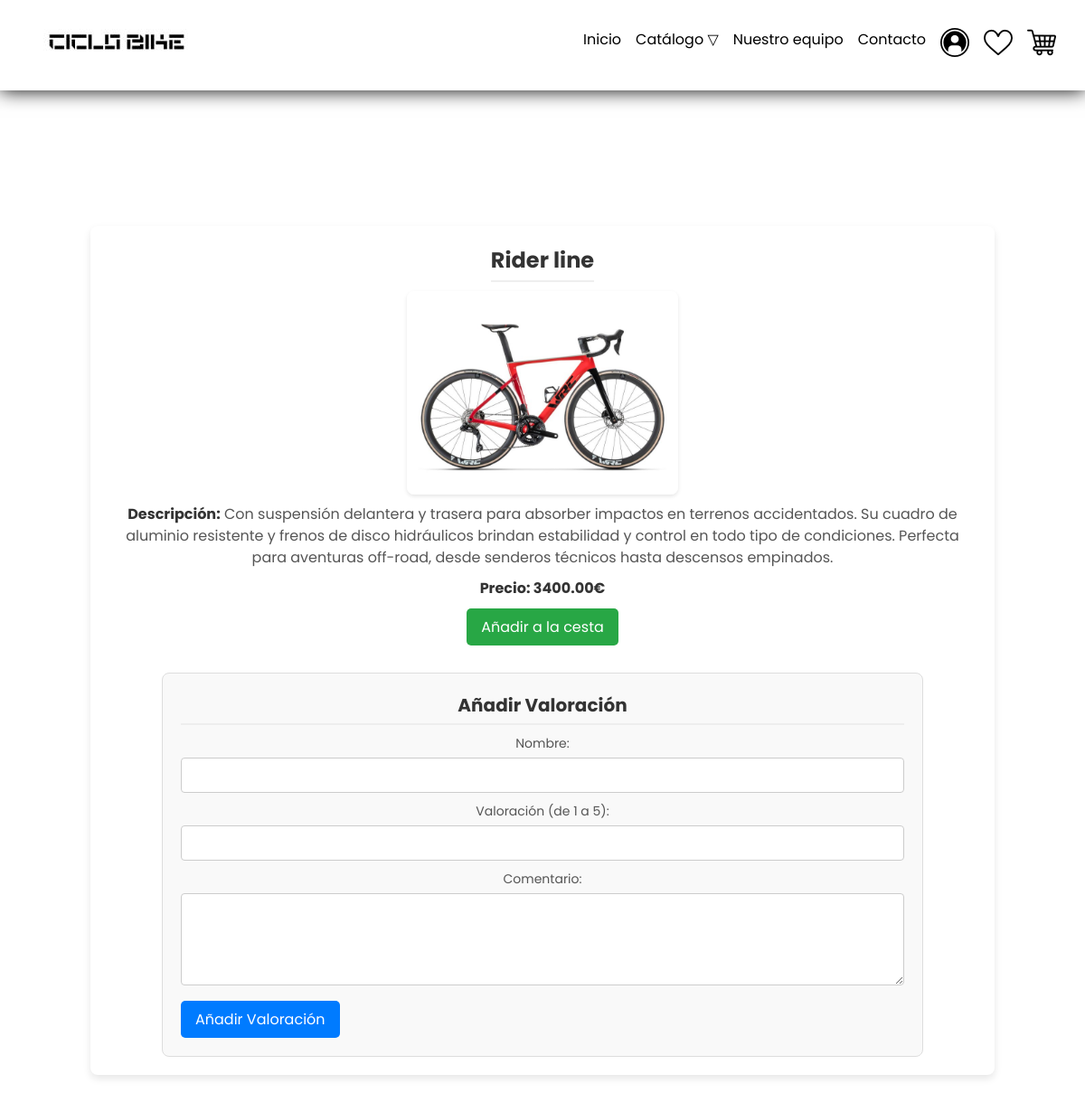
/ficha_tecnico_carret.php?id=6, run on the app's committed database.
### tables this page shows
CREATE TABLE `articulos` (
  `id` int(11) NOT NULL,
  `nombre` varchar(100) NOT NULL,
  `precio` decimal(10,2) NOT NULL,
  `imagen` longblob NOT NULL,
  `descripcion` text DEFAULT NULL,
  `material` varchar(100) DEFAULT NULL,
  `categoria` enum('carretera','ciudad','accesorios','equipamiento') NOT NULL DEFAULT 'carretera',
  `cantidad` int(11) NOT NULL
);

### ficha_tecnico_carret.php (the view, shortened to what this page needs)
<!DOCTYPE html>
<html lang="en">
<head>
</head>
<body>
<?php require_once 'head_cliente_inicio.php'; ?>
<div class="container">
    <?php
    $host = 'localhost';
    $dbname = 'proyect';
    $username = 'root';
    $password = '';
    try {
        $pdo = new PDO("mysql:host=$host;dbname=$dbname", $username, $password);
        $pdo->setAttribute(PDO::ATTR_ERRMODE, PDO::ERRMODE_EXCEPTION);
        if (isset($_GET['id']) && is_numeric($_GET['id'])) {
            $producto_id = $_GET['id'];
            $sql = "SELECT * FROM articulos WHERE categoria = 'carretera' AND id = :id";
            $stmt = $pdo->prepare($sql);
            $stmt->bindParam(':id', $producto_id, PDO::PARAM_INT);
            $stmt->execute();
            $producto = $stmt->fetch(PDO::FETCH_ASSOC);
            if ($producto) {
                echo '<h2>' . $producto['nombre'] . '</h2>';
                echo '<img class="item-img" src="' . ($producto['imagen']) . '" alt="' . $producto['nombre'] . '">';
                echo '<p><strong>Descripción:</strong> ' . $producto['descripcion'] . '</p>';
                echo '<p><strong>Precio: ' . $producto['precio'] . '€</strong></p>';
                echo '<form action="carrito.php" method="post">';
                echo '<button type="submit" class="add-to-cart-btn">Añadir a la cesta</button>';
                echo '</form>';
            } else {
                echo '<p>Producto no encontrado.</p>';
            }
        } else {
            echo '<p>ID de producto inválido.</p>';
        }
    } catch (PDOException $e) {
        echo "Error al conectar a la base de datos: " . $e->getMessage();
    }
    ?>
<div class="review-box">
    <h2>Añadir Valoración</h2>
    <form action="valoracion.php" method="post">
        <div class="form-group">
            <label for="nombre">Nombre:</label>
            <input type="text" id="nombre" name="nombre" required>
        </div>
        <div class="form-group">
            <label for="valoracion">Valoración (de 1 a 5):</label>
            <input type="number" id="valoracion" name="valoracion" min="1" max="5" required>
        </div>
        <div class="form-group">
            <label for="comentario">Comentario:</label>
            <textarea id="comentario" name="comentario" rows="4" required></textarea>
        </div>
        <button type="submit" class="review-btn">Añadir Valoración</button>
    </form>
</div>
</div>
</body>
</html>

### ficha_tecnico_carret.php (style rules this page uses)
body { font-family: Arial, sans-serif; background-color: #f5f5f5; margin: 0; padding: 0; }
.container { width: 80%; max-width: 1200px; margin: 20px auto; background-color: #fff; padding: 20px; box-shadow: 0 4px 8px rgba(0, 0, 0, 0.1); border-radius: 8px; display: flex; flex-direction: column; align-items: center; animation: slideUp 0.5s ease-out; margin-top: 150px; }
h2 { color: #333; font-size: 24px; margin-bottom: 10px; border-bottom: 2px solid #eee; padding-bottom: 5px; text-align: center; }
.item-img { width: 100%; max-width: 300px; display: block; margin: 0 auto 10px auto; border-radius: 8px; box-shadow: 0 2px 4px rgba(0, 0, 0, 0.1); }
p { color: #555; font-size: 16px; line-height: 1.5; margin-bottom: 10px; text-align: center; }
strong { color: #333; }
.add-to-cart-btn { display: inline-block; background-color: #28a745; color: #fff; padding: 8px 16px; text-align: center; border-radius: 5px; text-decoration: none; font-size: 16px; border: none; cursor: pointer; transition: background-color 0.3s; margin: 0 auto; }
.review-box { margin-top: 30px; padding: 20px; background-color: #f9f9f9; border: 1px solid #ddd; border-radius: 8px; width: 100%; max-width: 800px; }
.review-box h2 { font-size: 20px; margin-bottom: 10px; color: #333; text-align: center; }
.form-group { margin-bottom: 10px; text-align: center; }
.form-group label { display: block; font-size: 14px; color: #555; margin-bottom: 5px; }
.form-group input, .form-group textarea { width: 100%; padding: 8px; border: 1px solid #ccc; border-radius: 4px; font-size: 14px; color: #333; box-sizing: border-box; }
.review-btn { display: inline-block; background-color: #007bff; color: #fff; padding: 8px 16px; text-align: center; border-radius: 5px; text-decoration: none; font-size: 16px; border: none; cursor: pointer; transition: background-color 0.3s; margin: 0 auto; }

### head_cliente_inicio.php (style rules this page uses)
* { margin: 0; padding: 0; text-decoration: none; border: none; outline: none; color: inherit; list-style: none; font-family: "Poppins"; }
body { background: url("https://s3-us-west-2.amazonaws.com/s.cdpn.io/227389/bg.jpg") #fff; }

### data on the page
articulos: nombre "Rider line", imagen (picture), descripcion "Con suspensión delantera y trasera para absorber impactos en terrenos accidentados. Su cuadro de aluminio resistente y frenos de disco hidráulicos brindan estabilidad y control en todo tipo de condiciones. Perfecta para aventuras off-road, desde senderos técnicos hasta descensos empinados.", precio "3400.00"
